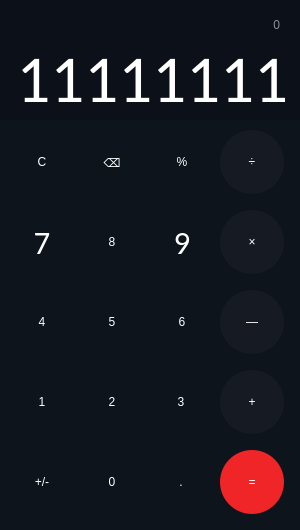
<?xml version="1.0" encoding="UTF-8"?>
<ui version="4.0">
 <class>MainWindow</class>
 <widget class="QMainWindow" name="MainWindow">
  <property name="enabled">
   <bool>true</bool>
  </property>
  <property name="geometry">
   <rect>
    <x>0</x>
    <y>0</y>
    <width>300</width>
    <height>530</height>
   </rect>
  </property>
  <property name="minimumSize">
   <size>
    <width>300</width>
    <height>530</height>
   </size>
  </property>
  <property name="maximumSize">
   <size>
    <width>300</width>
    <height>530</height>
   </size>
  </property>
  <property name="windowTitle">
   <string>Calculator</string>
  </property>
  <property name="windowIcon">
   <iconset>
    <normaloff>../../../../.designer/backup/Calculator-red-512.png</normaloff>../../../../.designer/backup/Calculator-red-512.png</iconset>
  </property>
  <property name="toolButtonStyle">
   <enum>Qt::ToolButtonIconOnly</enum>
  </property>
  <property name="animated">
   <bool>true</bool>
  </property>
  <property name="tabShape">
   <enum>QTabWidget::Rounded</enum>
  </property>
  <widget class="QWidget" name="centralwidget">
   <widget class="QLabel" name="operation_screen">
    <property name="enabled">
     <bool>true</bool>
    </property>
    <property name="geometry">
     <rect>
      <x>0</x>
      <y>50</y>
      <width>288</width>
      <height>70</height>
     </rect>
    </property>
    <property name="font">
     <font>
      <family>Calibri</family>
      <pointsize>50</pointsize>
      <weight>9</weight>
      <italic>false</italic>
      <bold>false</bold>
     </font>
    </property>
    <property name="layoutDirection">
     <enum>Qt::LeftToRight</enum>
    </property>
    <property name="autoFillBackground">
     <bool>false</bool>
    </property>
    <property name="styleSheet">
     <string notr="true"> font: 75 50pt &quot;Calibri&quot;;
 color: rgb(255, 255, 255);
 background-color: rgb(12, 16, 25);

</string>
    </property>
    <property name="text">
     <string>11111111</string>
    </property>
    <property name="textFormat">
     <enum>Qt::AutoText</enum>
    </property>
    <property name="scaledContents">
     <bool>false</bool>
    </property>
    <property name="alignment">
     <set>Qt::AlignBottom|Qt::AlignRight|Qt::AlignTrailing</set>
    </property>
    <property name="indent">
     <number>0</number>
    </property>
   </widget>
   <widget class="QPushButton" name="pushButton_clear">
    <property name="geometry">
     <rect>
      <x>10</x>
      <y>130</y>
      <width>64</width>
      <height>64</height>
     </rect>
    </property>
    <property name="styleSheet">
     <string notr="true">QPushButton {
 font: 75 25pt &quot;Calibri&quot;;
 color: rgb(255, 255, 255);
 background-color: rgb(13, 20, 28);
 border-style: solid;
 border-radius:32px;
 max-width:64px;
 max-height:64px;
 min-width:64px;
 min-height:64px;
}

QPushButton:pressed {
    background-color: rgb(22, 29, 37);
	color: rgb(138, 142, 145);
}</string>
    </property>
    <property name="text">
     <string>C</string>
    </property>
   </widget>
   <widget class="QPushButton" name="pushButton_arrow">
    <property name="geometry">
     <rect>
      <x>80</x>
      <y>130</y>
      <width>64</width>
      <height>64</height>
     </rect>
    </property>
    <property name="styleSheet">
     <string notr="true">QPushButton {
 font: 75 25pt &quot;Calibri&quot;;
 color: rgb(255, 255, 255);
 background-color: rgb(13, 20, 28);
 border-style: solid;
 border-radius:32px;
 max-width:64px;
 max-height:64px;
 min-width:64px;
 min-height:64px;
}

QPushButton:pressed {
    background-color: rgb(22, 29, 37);
	color: rgb(138, 142, 145);
}</string>
    </property>
    <property name="text">
     <string>⌫</string>
    </property>
   </widget>
   <widget class="QPushButton" name="pushButton_percent">
    <property name="geometry">
     <rect>
      <x>150</x>
      <y>130</y>
      <width>64</width>
      <height>64</height>
     </rect>
    </property>
    <property name="styleSheet">
     <string notr="true">QPushButton {
 font: 75 25pt &quot;Calibri&quot;;
 color: rgb(255, 255, 255);
 background-color: rgb(13, 20, 28);
 border-style: solid;
 border-radius:32px;
 max-width:64px;
 max-height:64px;
 min-width:64px;
 min-height:64px;
}

QPushButton:pressed {
    background-color: rgb(22, 29, 37);
	color: rgb(138, 142, 145);
}</string>
    </property>
    <property name="text">
     <string>%</string>
    </property>
   </widget>
   <widget class="QPushButton" name="pushButton_divide">
    <property name="geometry">
     <rect>
      <x>220</x>
      <y>130</y>
      <width>64</width>
      <height>64</height>
     </rect>
    </property>
    <property name="styleSheet">
     <string notr="true">QPushButton {
 font: 75 30pt &quot;Calibri&quot;;
 color: rgb(255, 255, 255);
 background-color: rgb(22, 26, 35);
 border-style: solid;
 border-radius:32px;
 max-width:64px;
 max-height:64px;
 min-width:64px;
 min-height:64px;
}

QPushButton:pressed {
    background-color: rgb(22, 29, 37);
	color: rgb(138, 142, 145);
}</string>
    </property>
    <property name="text">
     <string>÷</string>
    </property>
   </widget>
   <widget class="QPushButton" name="pushButton_9">
    <property name="geometry">
     <rect>
      <x>150</x>
      <y>210</y>
      <width>64</width>
      <height>64</height>
     </rect>
    </property>
    <property name="font">
     <font>
      <family>Calibri</family>
      <pointsize>25</pointsize>
      <weight>9</weight>
      <italic>false</italic>
      <bold>false</bold>
     </font>
    </property>
    <property name="styleSheet">
     <string notr="true">QPushButton {
 font: 75 25pt &quot;Calibri&quot;;
 color: rgb(255, 255, 255);
 background-color: rgb(13, 20, 28);
 border-style: solid;
 border-radius:32px;
 max-width:64px;
 max-height:64px;
 min-width:64px;
 min-height:64px;
}

QPushButton:pressed {
    background-color: rgb(22, 29, 37);
	color: rgb(138, 142, 145);
}</string>
    </property>
    <property name="text">
     <string>9</string>
    </property>
   </widget>
   <widget class="QPushButton" name="pushButton_8">
    <property name="geometry">
     <rect>
      <x>80</x>
      <y>210</y>
      <width>64</width>
      <height>64</height>
     </rect>
    </property>
    <property name="styleSheet">
     <string notr="true">QPushButton {
 font: 75 25pt &quot;Calibri&quot;;
 color: rgb(255, 255, 255);
 background-color: rgb(13, 20, 28);
 border-style: solid;
 border-radius:32px;
 max-width:64px;
 max-height:64px;
 min-width:64px;
 min-height:64px;
}

QPushButton:pressed {
    background-color: rgb(22, 29, 37);
	color: rgb(138, 142, 145);
}</string>
    </property>
    <property name="text">
     <string>8</string>
    </property>
   </widget>
   <widget class="QPushButton" name="pushButton_7">
    <property name="geometry">
     <rect>
      <x>10</x>
      <y>210</y>
      <width>64</width>
      <height>64</height>
     </rect>
    </property>
    <property name="font">
     <font>
      <family>Calibri</family>
      <pointsize>25</pointsize>
      <weight>9</weight>
      <italic>false</italic>
      <bold>false</bold>
     </font>
    </property>
    <property name="styleSheet">
     <string notr="true">QPushButton {
 font: 75 25pt &quot;Calibri&quot;;
 color: rgb(255, 255, 255);
 background-color: rgb(13, 20, 28);
 border-style: solid;
 border-radius:32px;
 max-width:64px;
 max-height:64px;
 min-width:64px;
 min-height:64px;
}

QPushButton:pressed {
    background-color: rgb(22, 29, 37);
	color: rgb(138, 142, 145);
}</string>
    </property>
    <property name="text">
     <string>7</string>
    </property>
   </widget>
   <widget class="QPushButton" name="pushButton_multiply">
    <property name="geometry">
     <rect>
      <x>220</x>
      <y>210</y>
      <width>64</width>
      <height>64</height>
     </rect>
    </property>
    <property name="styleSheet">
     <string notr="true">QPushButton {
 font: 75 30pt &quot;Calibri&quot;;
 color: rgb(255, 255, 255);
 background-color: rgb(22, 26, 35);
 border-style: solid;
 border-radius:32px;
 max-width:64px;
 max-height:64px;
 min-width:64px;
 min-height:64px;
}

QPushButton:pressed {
    background-color: rgb(22, 29, 37);
	color: rgb(138, 142, 145);
}</string>
    </property>
    <property name="text">
     <string>×</string>
    </property>
   </widget>
   <widget class="QPushButton" name="pushButton_6">
    <property name="geometry">
     <rect>
      <x>150</x>
      <y>290</y>
      <width>64</width>
      <height>64</height>
     </rect>
    </property>
    <property name="styleSheet">
     <string notr="true">QPushButton {
 font: 75 25pt &quot;Calibri&quot;;
 color: rgb(255, 255, 255);
 background-color: rgb(13, 20, 28);
 border-style: solid;
 border-radius:32px;
 max-width:64px;
 max-height:64px;
 min-width:64px;
 min-height:64px;
}

QPushButton:pressed {
    background-color: rgb(22, 29, 37);
	color: rgb(138, 142, 145);
}</string>
    </property>
    <property name="text">
     <string>6</string>
    </property>
   </widget>
   <widget class="QPushButton" name="pushButton_5">
    <property name="geometry">
     <rect>
      <x>80</x>
      <y>290</y>
      <width>64</width>
      <height>64</height>
     </rect>
    </property>
    <property name="styleSheet">
     <string notr="true">QPushButton {
 font: 75 25pt &quot;Calibri&quot;;
 color: rgb(255, 255, 255);
 background-color: rgb(13, 20, 28);
 border-style: solid;
 border-radius:32px;
 max-width:64px;
 max-height:64px;
 min-width:64px;
 min-height:64px;
}

QPushButton:pressed {
    background-color: rgb(22, 29, 37);
	color: rgb(138, 142, 145);
}</string>
    </property>
    <property name="text">
     <string>5</string>
    </property>
   </widget>
   <widget class="QPushButton" name="pushButton_4">
    <property name="geometry">
     <rect>
      <x>10</x>
      <y>290</y>
      <width>64</width>
      <height>64</height>
     </rect>
    </property>
    <property name="styleSheet">
     <string notr="true">QPushButton {
 font: 75 25pt &quot;Calibri&quot;;
 color: rgb(255, 255, 255);
 background-color: rgb(13, 20, 28);
 border-style: solid;
 border-radius:32px;
 max-width:64px;
 max-height:64px;
 min-width:64px;
 min-height:64px;
}

QPushButton:pressed {
    background-color: rgb(22, 29, 37);
	color: rgb(138, 142, 145);
}</string>
    </property>
    <property name="text">
     <string>4</string>
    </property>
   </widget>
   <widget class="QPushButton" name="pushButton_subtract">
    <property name="geometry">
     <rect>
      <x>220</x>
      <y>290</y>
      <width>64</width>
      <height>64</height>
     </rect>
    </property>
    <property name="styleSheet">
     <string notr="true">QPushButton {
 font: 75 25pt &quot;Calibri&quot;;
 color: rgb(255, 255, 255);
 background-color: rgb(22, 26, 35);
 border-style: solid;
 border-radius:32px;
 max-width:64px;
 max-height:64px;
 min-width:64px;
 min-height:64px;
}

QPushButton:pressed {
    background-color: rgb(22, 29, 37);
	color: rgb(138, 142, 145);
}</string>
    </property>
    <property name="text">
     <string>—</string>
    </property>
   </widget>
   <widget class="QPushButton" name="pushButton_3">
    <property name="geometry">
     <rect>
      <x>149</x>
      <y>370</y>
      <width>64</width>
      <height>64</height>
     </rect>
    </property>
    <property name="styleSheet">
     <string notr="true">QPushButton {
 font: 75 25pt &quot;Calibri&quot;;
 color: rgb(255, 255, 255);
 background-color: rgb(13, 20, 28);
 border-style: solid;
 border-radius:32px;
 max-width:64px;
 max-height:64px;
 min-width:64px;
 min-height:64px;
}

QPushButton:pressed {
    background-color: rgb(22, 29, 37);
	color: rgb(138, 142, 145);
}</string>
    </property>
    <property name="text">
     <string>3</string>
    </property>
   </widget>
   <widget class="QPushButton" name="pushButton_2">
    <property name="geometry">
     <rect>
      <x>80</x>
      <y>370</y>
      <width>64</width>
      <height>64</height>
     </rect>
    </property>
    <property name="styleSheet">
     <string notr="true">QPushButton {
 font: 75 25pt &quot;Calibri&quot;;
 color: rgb(255, 255, 255);
 background-color: rgb(13, 20, 28);
 border-style: solid;
 border-radius:32px;
 max-width:64px;
 max-height:64px;
 min-width:64px;
 min-height:64px;
}

QPushButton:pressed {
    background-color: rgb(22, 29, 37);
	color: rgb(138, 142, 145);
}</string>
    </property>
    <property name="text">
     <string>2</string>
    </property>
   </widget>
   <widget class="QPushButton" name="pushButton_1">
    <property name="geometry">
     <rect>
      <x>10</x>
      <y>370</y>
      <width>64</width>
      <height>64</height>
     </rect>
    </property>
    <property name="styleSheet">
     <string notr="true">QPushButton {
 font: 75 25pt &quot;Calibri&quot;;
 color: rgb(255, 255, 255);
 background-color: rgb(13, 20, 28);
 border-style: solid;
 border-radius:32px;
 max-width:64px;
 max-height:64px;
 min-width:64px;
 min-height:64px;
}

QPushButton:pressed {
    background-color: rgb(22, 29, 37);
	color: rgb(138, 142, 145);
}</string>
    </property>
    <property name="text">
     <string>1</string>
    </property>
   </widget>
   <widget class="QPushButton" name="pushButton_add">
    <property name="geometry">
     <rect>
      <x>220</x>
      <y>370</y>
      <width>64</width>
      <height>64</height>
     </rect>
    </property>
    <property name="styleSheet">
     <string notr="true">QPushButton {
 font: 75 30pt &quot;Calibri&quot;;
 color: rgb(255, 255, 255);
 background-color: rgb(22, 26, 35);
 border-style: solid;
 border-radius:32px;
 max-width:64px;
 max-height:64px;
 min-width:64px;
 min-height:64px;
}

QPushButton:pressed {
    background-color: rgb(22, 29, 37);
	color: rgb(138, 142, 145);
}</string>
    </property>
    <property name="text">
     <string>+</string>
    </property>
   </widget>
   <widget class="QPushButton" name="pushButton_decimal">
    <property name="geometry">
     <rect>
      <x>149</x>
      <y>450</y>
      <width>64</width>
      <height>64</height>
     </rect>
    </property>
    <property name="styleSheet">
     <string notr="true">QPushButton {
 font: 75 25pt &quot;Calibri&quot;;
 color: rgb(255, 255, 255);
 background-color: rgb(13, 20, 28);
 border-style: solid;
 border-radius:32px;
 max-width:64px;
 max-height:64px;
 min-width:64px;
 min-height:64px;
}

QPushButton:pressed {
    background-color: rgb(22, 29, 37);
	color: rgb(138, 142, 145);
}</string>
    </property>
    <property name="text">
     <string>.</string>
    </property>
   </widget>
   <widget class="QPushButton" name="pushButton_0">
    <property name="geometry">
     <rect>
      <x>80</x>
      <y>450</y>
      <width>64</width>
      <height>64</height>
     </rect>
    </property>
    <property name="styleSheet">
     <string notr="true">QPushButton {
 font: 75 25pt &quot;Calibri&quot;;
 color: rgb(255, 255, 255);
 background-color: rgb(13, 20, 28);
 border-style: solid;
 border-radius:32px;
 max-width:64px;
 max-height:64px;
 min-width:64px;
 min-height:64px;
}

QPushButton:pressed {
    background-color: rgb(22, 29, 37);
	color: rgb(138, 142, 145);
}</string>
    </property>
    <property name="text">
     <string>0</string>
    </property>
   </widget>
   <widget class="QPushButton" name="pushButton_plusMinus">
    <property name="geometry">
     <rect>
      <x>10</x>
      <y>450</y>
      <width>64</width>
      <height>64</height>
     </rect>
    </property>
    <property name="styleSheet">
     <string notr="true">QPushButton {
 font: 75 25pt &quot;Calibri&quot;;
 color: rgb(255, 255, 255);
 background-color: rgb(13, 20, 28);
 border-style: solid;
 border-radius:32px;
 max-width:64px;
 max-height:64px;
 min-width:64px;
 min-height:64px;
}

QPushButton:pressed {
    background-color: rgb(22, 29, 37);
	color: rgb(138, 142, 145);
}</string>
    </property>
    <property name="text">
     <string>+/-</string>
    </property>
   </widget>
   <widget class="QPushButton" name="pushButton_equals">
    <property name="geometry">
     <rect>
      <x>220</x>
      <y>450</y>
      <width>64</width>
      <height>64</height>
     </rect>
    </property>
    <property name="styleSheet">
     <string notr="true">QPushButton {
 font: 75 30pt &quot;Calibri&quot;;
 color: rgb(255, 255, 255);
 background-color: rgb(240, 37, 40);
 border-style: solid;
 border-radius:32px;
 max-width:64px;
 max-height:64px;
 min-width:64px;
 min-height:64px;
}

QPushButton:pressed {
    background-color: rgb(206, 33, 35);
	color: rgb(138, 142, 145);
}</string>
    </property>
    <property name="text">
     <string>=</string>
    </property>
   </widget>
   <widget class="QLabel" name="label_2">
    <property name="geometry">
     <rect>
      <x>0</x>
      <y>120</y>
      <width>300</width>
      <height>410</height>
     </rect>
    </property>
    <property name="styleSheet">
     <string notr="true">background-color: rgb(13, 20, 28);</string>
    </property>
    <property name="text">
     <string/>
    </property>
   </widget>
   <widget class="QLabel" name="label">
    <property name="geometry">
     <rect>
      <x>288</x>
      <y>50</y>
      <width>20</width>
      <height>70</height>
     </rect>
    </property>
    <property name="styleSheet">
     <string notr="true"> color: rgb(255, 255, 255);
 background-color: rgb(12, 16, 25);</string>
    </property>
    <property name="text">
     <string/>
    </property>
   </widget>
   <widget class="QLabel" name="calcHistory">
    <property name="geometry">
     <rect>
      <x>0</x>
      <y>0</y>
      <width>280</width>
      <height>50</height>
     </rect>
    </property>
    <property name="styleSheet">
     <string notr="true"> font: 75 30pt &quot;Calibri&quot;;
 color: rgb(138, 142, 145);
 background-color: rgb(12, 16, 25);
</string>
    </property>
    <property name="text">
     <string>0</string>
    </property>
    <property name="alignment">
     <set>Qt::AlignRight|Qt::AlignTrailing|Qt::AlignVCenter</set>
    </property>
   </widget>
   <widget class="QLabel" name="label_4">
    <property name="geometry">
     <rect>
      <x>280</x>
      <y>0</y>
      <width>20</width>
      <height>50</height>
     </rect>
    </property>
    <property name="styleSheet">
     <string notr="true">background-color: rgb(12, 16, 25);</string>
    </property>
    <property name="text">
     <string/>
    </property>
   </widget>
   <zorder>label_2</zorder>
   <zorder>operation_screen</zorder>
   <zorder>pushButton_clear</zorder>
   <zorder>pushButton_arrow</zorder>
   <zorder>pushButton_percent</zorder>
   <zorder>pushButton_divide</zorder>
   <zorder>pushButton_9</zorder>
   <zorder>pushButton_8</zorder>
   <zorder>pushButton_7</zorder>
   <zorder>pushButton_multiply</zorder>
   <zorder>pushButton_6</zorder>
   <zorder>pushButton_5</zorder>
   <zorder>pushButton_4</zorder>
   <zorder>pushButton_subtract</zorder>
   <zorder>pushButton_3</zorder>
   <zorder>pushButton_2</zorder>
   <zorder>pushButton_1</zorder>
   <zorder>pushButton_add</zorder>
   <zorder>pushButton_decimal</zorder>
   <zorder>pushButton_0</zorder>
   <zorder>pushButton_plusMinus</zorder>
   <zorder>pushButton_equals</zorder>
   <zorder>label</zorder>
   <zorder>calcHistory</zorder>
   <zorder>label_4</zorder>
  </widget>
 </widget>
 <resources/>
 <connections/>
</ui>
